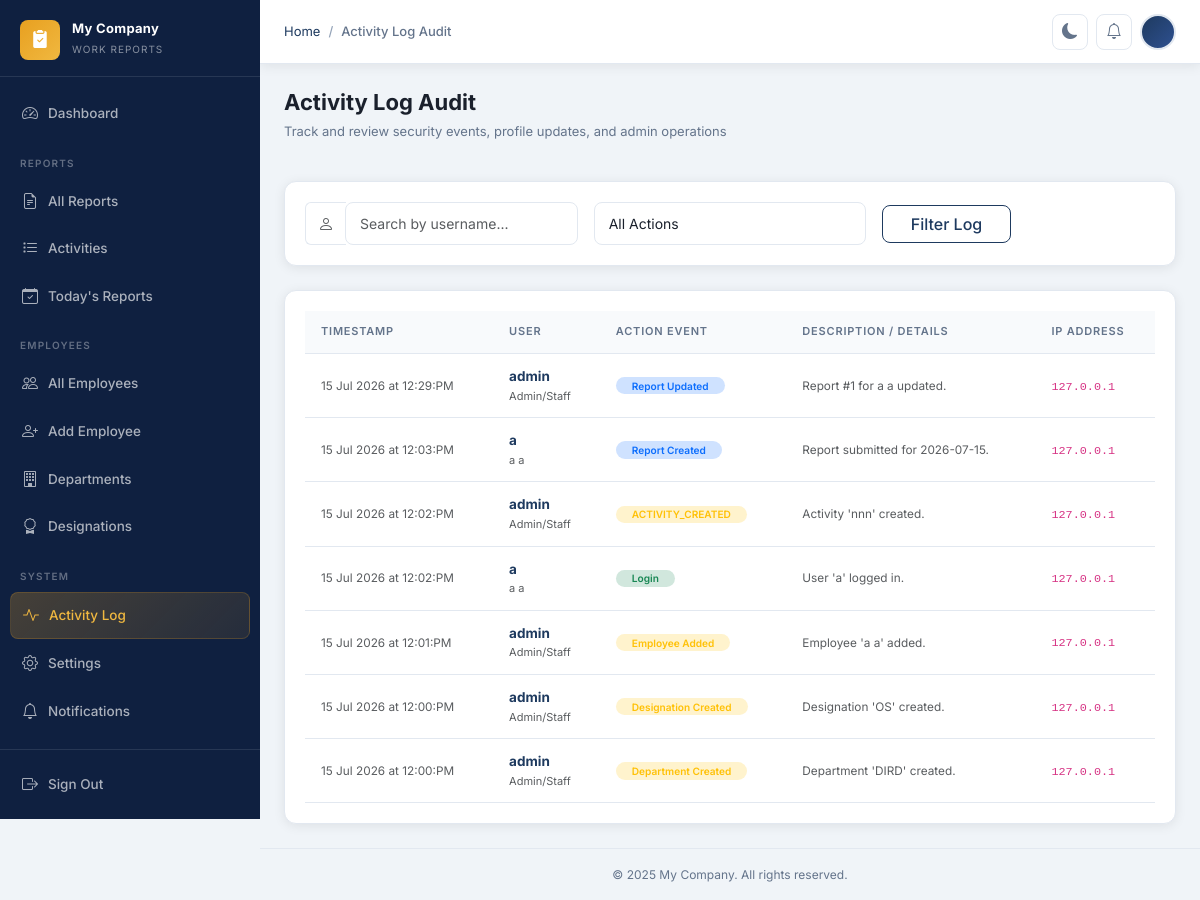
Screenshot of /core/activity-log/ (signed in) with the database file from the repository.
### apps/core/models.py (models this page shows, shortened)
class CompanySettings(models.Model):
    company_name = models.CharField(max_length=200, default='My Company')
    company_logo = models.ImageField(upload_to='company/', null=True, blank=True)
    timezone = models.CharField(max_length=100, default='Asia/Kolkata')
    date_format = models.CharField(
        max_length=30,
        default='%d %B %Y',
        help_text='Python strftime format string',
    )
    submission_deadline = models.TimeField(
        default='23:59',
        help_text='Daily report submission deadline (HH:MM)',
    )
    footer_text = models.CharField(
        max_length=300,
        default='© 2025 My Company. All rights reserved.',
    )
    theme = models.CharField(
        max_length=10,
        choices=[('light', 'Light'), ('dark', 'Dark')],
        default='light',
    )
    updated_at = models.DateTimeField(auto_now=True)
    class Meta:
        verbose_name = 'Company Settings'
        verbose_name_plural = 'Company Settings'
    @classmethod
    def get_settings(cls) -> 'CompanySettings':
        obj, _ = cls.objects.get_or_create(pk=1)
        return obj

class ActivityLog(models.Model):
    ACTION_CHOICES = [
        ('LOGIN', 'Login'),
        ('LOGOUT', 'Logout'),
        ('REPORT_CREATED', 'Report Created'),
        ('REPORT_UPDATED', 'Report Updated'),
        ('REPORT_DELETED', 'Report Deleted'),
        ('EMPLOYEE_ADDED', 'Employee Added'),
        ('EMPLOYEE_EDITED', 'Employee Edited'),
        ('EMPLOYEE_DELETED', 'Employee Deleted'),
        ('PASSWORD_CHANGED', 'Password Changed'),
        ('PASSWORD_RESET', 'Password Reset'),
        ('DEPARTMENT_CREATED', 'Department Created'),
        ('DEPARTMENT_UPDATED', 'Department Updated'),
        ('DESIGNATION_CREATED', 'Designation Created'),
        ('DESIGNATION_UPDATED', 'Designation Updated'),
        ('SETTINGS_UPDATED', 'Settings Updated'),
        ('EXPORT', 'Data Exported'),
    ]
    user = models.ForeignKey(
        User,
        on_delete=models.SET_NULL,
        null=True,
        blank=True,
        related_name='activity_logs',
    )
    action = models.CharField(max_length=50, choices=ACTION_CHOICES)
    description = models.TextField(blank=True)
    ip_address = models.GenericIPAddressField(null=True, blank=True)
    timestamp = models.DateTimeField(auto_now_add=True)
    extra_data = models.JSONField(default=dict, blank=True)
    class Meta:
        ordering = ['-timestamp']
        verbose_name = 'Activity Log'
        verbose_name_plural = 'Activity Logs'

### apps/core/views.py (the view)
# urls.py: path('activity-log/', views.ActivityLogListView.as_view(), name='activity_log'),
class ActivityLogListView(AdminRequiredMixin, ListView):
    model = ActivityLog
    template_name = 'core/activity_log_list.html'
    context_object_name = 'logs'
    paginate_by = 30
    def get_queryset(self):
        qs = ActivityLog.objects.select_related('user').order_by('-timestamp')
        action = self.request.GET.get('action', '')
        user_q = self.request.GET.get('user', '')
        if action:
            qs = qs.filter(action=action)
        if user_q:
            qs = qs.filter(user__username__icontains=user_q)
        return qs
    def get_context_data(self, **kwargs):
        ctx = super().get_context_data(**kwargs)
        ctx['action_choices'] = ActivityLog.ACTION_CHOICES
        ctx['selected_action'] = self.request.GET.get('action', '')
        ctx['user_query'] = self.request.GET.get('user', '')
        return ctx

### apps/core/context_processors.py (called while the page is built)
def company_settings(request) -> dict:
    settings_obj = CompanySettings.get_settings()
    return {'company_settings': settings_obj}

### apps/core/mixins.py (called while the page is built)
    def dispatch(self, request, *args, **kwargs):
        if not request.user.is_authenticated:
            return self.handle_no_permission()
        if not request.user.is_staff:
            messages.error(request, 'You do not have permission to access this page.')
            return redirect('dashboard:index')
        return super().dispatch(request, *args, **kwargs)

### apps/notifications/context_processors.py (called while the page is built)
def notifications_count(request) -> dict:
    if request.user.is_authenticated:
        count = request.user.notifications.filter(is_read=False).count()
    else:
        count = 0
    return {'unread_notifications_count': count}

### templates/core/activity_log_list.html (shortened to what this page needs)
{% extends 'base.html' %}
{% block breadcrumb %}
  <li class="breadcrumb-item"><a href="{% url 'dashboard:index' %}">Home</a></li>
  <li class="breadcrumb-item active" aria-current="page">Activity Log Audit</li>
{% endblock %}
{% block content %}
<div class="page-header">
  <div>
    <h1 class="page-title">Activity Log Audit</h1>
    <p class="page-subtitle">Track and review security events, profile updates, and admin operations</p>
  </div>
</div>
<div class="card border-0 rounded-custom shadow-sm mb-4 bg-surface">
  <div class="card-body py-3">
    <form method="get" class="row g-3 align-items-center">
      <div class="col-md-4">
        <div class="input-group">
          <span class="input-group-text bg-transparent border-end-0 border-custom text-muted"><i class="bi bi-person"></i></span>
          <input type="text" name="user" value="{{ user_query }}" class="form-control border-start-0" placeholder="Search by username...">
        </div>
      </div>
      <div class="col-md-4">
        <select name="action" class="form-select">
          <option value="">All Actions</option>
        </select>
      </div>
      <div class="col-md-2">
        <button type="submit" class="btn btn-outline-primary w-100">Filter Log</button>
      </div>
    </form>
  </div>
</div>
<div class="card border-0 rounded-custom shadow-sm bg-surface">
  <div class="card-body p-0">
    {% if logs %}
      <div class="table-responsive">
        <table class="table table-hover align-middle mb-0">
          <thead>
            <tr>
              <th>Timestamp</th>
              <th>User</th>
              <th>Action Event</th>
              <th>Description / Details</th>
              <th>IP Address</th>
            </tr>
          </thead>
          <tbody>
            {% for log in logs %}
              <tr>
                <td><span class="text-muted small">{{ log.timestamp|date:"d M Y \a\t H:i:A" }}</span></td>
                <td>
                  {% if log.user %}
                    <strong class="text-primary-custom">{{ log.user.username }}</strong>
                    <span class="d-block text-muted small" style="font-size:11px;">
                      {{ log.user.get_full_name|default:"Admin/Staff" }}
                    </span>
                  {% else %}
                    <span class="text-muted italic">System / Anonymous</span>
                  {% endif %}
                </td>
                <td>
                  <span class="badge px-3 py-1.5 rounded-pill uppercase fw-600
                    {% if log.action == 'LOGIN' %}bg-success-subtle text-success
                    {% elif log.action == 'LOGOUT' %}bg-secondary-subtle text-secondary
                    {% elif log.action == 'PASSWORD_CHANGED' or log.action == 'PASSWORD_RESET' %}bg-info-subtle text-info
                    {% elif log.action == 'REPORT_CREATED' or log.action == 'REPORT_UPDATED' %}bg-primary-subtle text-primary
                    {% elif log.action == 'REPORT_DELETED' or log.action == 'EMPLOYEE_DELETED' %}bg-danger-subtle text-danger
                    {% else %}bg-warning-subtle text-warning{% endif %}">
                    {{ log.get_action_display }}
                  </span>
                </td>
                <td><span class="small text-muted">{{ log.description }}</span></td>
                <td><code>{{ log.ip_address|default:"—" }}</code></td>
              </tr>
            {% endfor %}
          </tbody>
        </table>
      </div>
    {% else %}
      <div class="empty-state py-5">
        <i class="bi bi-activity empty-state-icon"></i>
        <h3 class="empty-state-title">No Logs Found</h3>
        <p class="empty-state-text">No security or activity logs matched your current filters.</p>
      </div>
    {% endif %}
  </div>
</div>
{% endblock %}

### templates/base.html (shortened to what this page needs)
{% load static %}
<!DOCTYPE html>
<html lang="en" data-theme="light">
<head>
  <link rel="stylesheet" href="https://cdn.jsdelivr.net/npm/bootstrap@5.3.3/dist/css/bootstrap.min.css" />
  <link rel="stylesheet" href="https://cdn.jsdelivr.net/npm/bootstrap-icons@1.11.3/font/bootstrap-icons.min.css" />
  <link rel="stylesheet" href="{% static 'css/style.css' %}?v=2" />
</head>
<body>
<div class="layout">
  <aside class="sidebar" id="sidebar">
    <a class="sidebar-brand" href="{% url 'dashboard:index' %}">
      <div class="sidebar-brand-icon">
        <i class="bi bi-clipboard2-check-fill"></i>
      </div>
      <div class="sidebar-brand-text">
        <span class="sidebar-brand-name">{{ company_settings.company_name }}</span>
        <span class="sidebar-brand-sub">Work Reports</span>
      </div>
    </a>
    <nav class="sidebar-nav">
      <div class="nav-item">
        <a href="{% url 'dashboard:index' %}" class="nav-link {% if request.resolver_match.namespace == 'dashboard' %}active{% endif %}">
          <i class="bi bi-speedometer2"></i> Dashboard
        </a>
      </div>
      {% if request.user.is_staff %}
      <div class="sidebar-section-label">Reports</div>
      <div class="nav-item">
        <a href="{% url 'reports:admin_report_list' %}" class="nav-link {% if 'reports' in request.path and 'activities' not in request.path %}active{% endif %}">
          <i class="bi bi-file-earmark-text"></i> All Reports
        </a>
      </div>
      <div class="nav-item">
        <a href="{% url 'reports:admin_activity_list' %}" class="nav-link {% if 'activities' in request.path %}active{% endif %}">
          <i class="bi bi-list-task"></i> Activities
        </a>
      </div>
      <div class="nav-item">
        <a href="{% url 'reports:admin_report_list' %}?date_range=today" class="nav-link">
          <i class="bi bi-calendar-check"></i> Today's Reports
        </a>
      </div>
      <div class="sidebar-section-label">Employees</div>
      <div class="nav-item">
        <a href="{% url 'employees:employee_list' %}" class="nav-link {% if 'employees' in request.path and 'departments' not in request.path and 'designations' not in request.path %}active{% endif %}">
          <i class="bi bi-people"></i> All Employees
        </a>
      </div>
      <div class="nav-item">
        <a href="{% url 'employees:employee_add' %}" class="nav-link">
          <i class="bi bi-person-plus"></i> Add Employee
        </a>
      </div>
      <div class="nav-item">
        <a href="{% url 'employees:department_list' %}" class="nav-link {% if 'departments' in request.path %}active{% endif %}">
          <i class="bi bi-building"></i> Departments
        </a>
      </div>
      <div class="nav-item">
        <a href="{% url 'employees:designation_list' %}" class="nav-link {% if 'designations' in request.path %}active{% endif %}">
          <i class="bi bi-award"></i> Designations
        </a>
      </div>
      <div class="sidebar-section-label">System</div>
      <div class="nav-item">
        <a href="{% url 'core:activity_log' %}" class="nav-link {% if 'activity-log' in request.path %}active{% endif %}">
          <i class="bi bi-activity"></i> Activity Log
        </a>
      </div>
      <div class="nav-item">
        <a href="{% url 'core:settings' %}" class="nav-link {% if 'settings' in request.path %}active{% endif %}">
          <i class="bi bi-gear"></i> Settings
        </a>
      </div>
      {% endif %}
      <div class="nav-item">
        <a href="{% url 'notifications:notification_list' %}" class="nav-link {% if 'notifications' in request.path %}active{% endif %}">
          <i class="bi bi-bell"></i> Notifications
        </a>
      </div>
    </nav>
    <div class="sidebar-footer">
      <form method="post" action="{% url 'accounts:logout' %}" class="nav-item m-0">
        <button type="submit" class="nav-link w-100 border-0 bg-transparent text-start">
          <i class="bi bi-box-arrow-right"></i> Sign Out
        </button>
      </form>
    </div>
  </aside>
  <div class="main-content">
    <header class="topbar">
      <div class="breadcrumb-wrapper">
        <nav aria-label="breadcrumb">
          <ol class="breadcrumb">
            {% block breadcrumb %}{% endblock %}
          </ol>
        </nav>
      </div>
      <div class="topbar-actions">
        <button class="theme-toggle" id="theme-toggle" aria-label="Toggle dark mode">
          <i class="bi bi-moon-fill" id="theme-icon"></i>
        </button>
        <a href="{% url 'notifications:notification_list' %}" class="topbar-btn" title="Notifications">
          <i class="bi bi-bell"></i>
        </a>
        <div class="dropdown">
          <div class="user-avatar" data-bs-toggle="dropdown" aria-expanded="false" id="user-avatar-btn">
          </div>
        </div>
      </div>
    </header>
    <div class="toast-container position-fixed top-0 end-0 p-3" style="z-index:9998;">
    </div>
    <main class="page-content">
      {% block content %}{% endblock %}
    </main>
    <footer class="py-3 px-4 text-center" style="border-top:1px solid var(--border);font-size:12px;color:var(--text-muted);">
      {{ company_settings.footer_text }}
    </footer>
  </div>
</div>
</body>
</html>

### rows the page displays
CompanySettings: company_name "My Company", footer_text "© 2025 My Company. All rights reserved."
ActivityLog: timestamp "15 Jul 2026 at 12:29:PM", user.username "admin", user.get_full_name "Admin/Staff", action "Report Updated", description "Report #1 for a a updated.", ip_address "127.0.0.1"
ActivityLog: timestamp "15 Jul 2026 at 12:03:PM", user.username "a", user.get_full_name "a a", action "Report Created", description "Report submitted for 2026-07-15.", ip_address "127.0.0.1"
ActivityLog: timestamp "15 Jul 2026 at 12:02:PM", user.username "admin", user.get_full_name "Admin/Staff", action "ACTIVITY_CREATED", description "Activity 'nnn' created.", ip_address "127.0.0.1"
ActivityLog: timestamp "15 Jul 2026 at 12:02:PM", user.username "a", user.get_full_name "a a", action "Login", description "User 'a' logged in.", ip_address "127.0.0.1"
ActivityLog: timestamp "15 Jul 2026 at 12:01:PM", user.username "admin", user.get_full_name "Admin/Staff", action "Employee Added", description "Employee 'a a' added.", ip_address "127.0.0.1"
ActivityLog: timestamp "15 Jul 2026 at 12:00:PM", user.username "admin", user.get_full_name "Admin/Staff", action "Designation Created", description "Designation 'OS' created.", ip_address "127.0.0.1"
ActivityLog: timestamp "15 Jul 2026 at 12:00:PM", user.username "admin", user.get_full_name "Admin/Staff", action "Department Created", description "Department 'DIRD' created.", ip_address "127.0.0.1"
